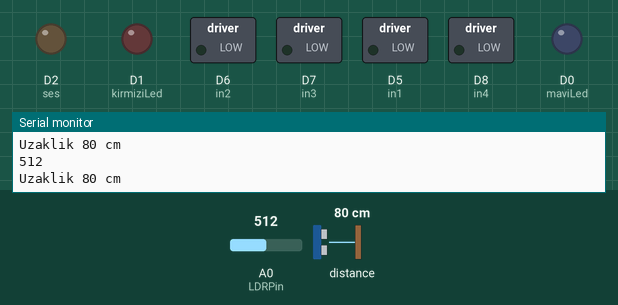
Recording of a sketch running on a simulated ESP8266 (NodeMCU). Parts: switched loads named in the sketch (green lamp = pin HIGH), output pins drawn as LEDs (lit = HIGH), the last lines printed to the serial monitor. Wiring (inferred from the names in the program): ultrasonic range finder: trigger D4; echo D3. The inputs (shaded band) are chosen by the test bench; at power-on: distance to the obstacle 80 cm, A0 (LDRPin) = 512. The echo pulse lasts 58.3 µs per cm; WiFi joins after 1.5 s; servers stay silent unless stated; pins used as bus, display or sensor lines are not drawn.

Above: at 3.0 s.
3.1 s: distance to the obstacle set to 54 cm
6.1 s: distance to the obstacle set to 45 cm
At 6.6 s:
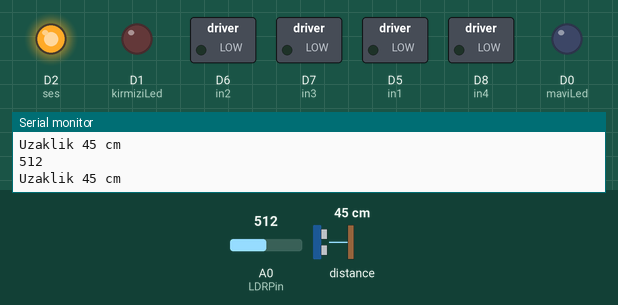
7.6 s: A0 (LDRPin) set to 32
9.1 s: A0 (LDRPin) set to 27
At 10.1 s:
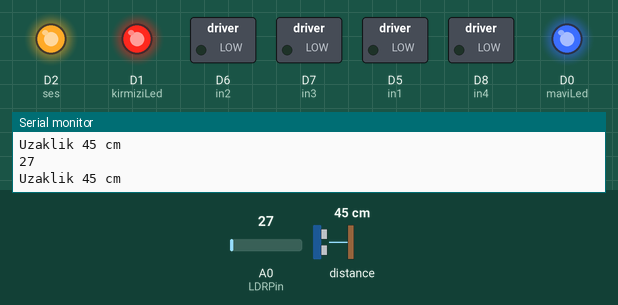
10.6 s: distance to the obstacle set to 60 cm
At 11.4 s:
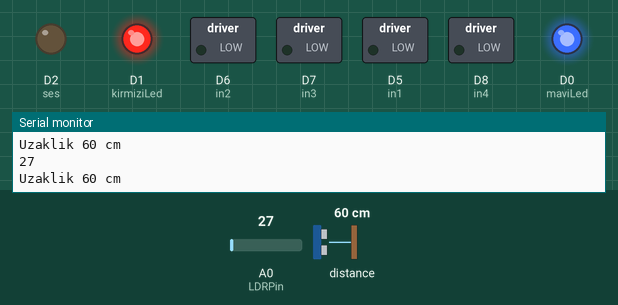
12.1 s: distance to the obstacle set to 2 cm
At 13.1 s:
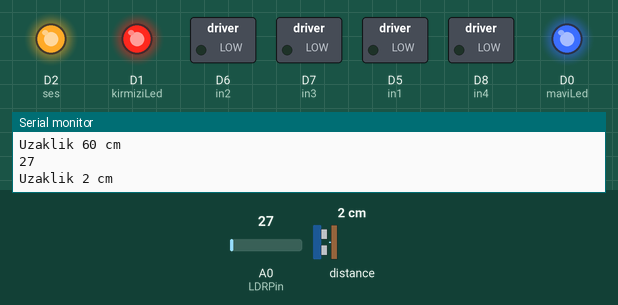
Timing chart, 0 to 14.6 s (numbered marks = the images above; inputs shaded):
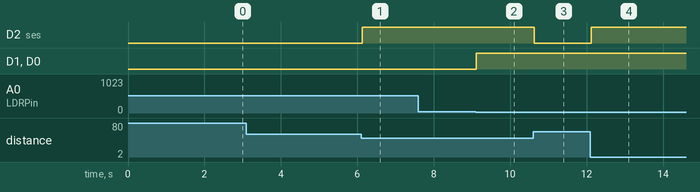

Measured:
- the behaviour switches between 50 and 49 cm on distance to the obstacle (found by bisection; images 0 and 1)
- the behaviour switches between 30 and 29 on A0 (LDRPin) (found by bisection; images 1 and 2)
- after the input at 6.1 s, D2 (ses): LOW → HIGH at once
- after the input at 9.1 s, D1 (kirmiziLed), D0 (maviLed): LOW → HIGH at once
- after the input at 10.6 s, D2 (ses): HIGH → LOW at once
- after the input at 12.1 s, D2 (ses): LOW → HIGH at once

The sketch:

Proje.ino
```cpp
#define BLYNK_PRINT Serial
#include <ESP8266WiFi.h>
#include <BlynkSimpleEsp8266.h>
#include <HCSR04.h>

const int in1 = D5;     // Motor sürücümüze bağladığımız pinleri tanımlıyoruz
const int in2 = D6;
const int in3 = D7;
const int in4 = D8;

 WidgetLED on_far(V2);
 WidgetLED arka_far(V3);
 WidgetLED carpisma_uyarisi(V4);
 WidgetLED otomatik_frenleme(V5);


int LDRPin = A0;

int ses = D2;
int maviLed = D0;
int kirmiziLed = D1;


int trigPin =2;
int echoPin =0;

long zaman;
long mesafe;


char auth[] = "3yQ_jBtdAkEOuaG9bkYjcmlr-LGKT7tk";
char ssid[] = "";
char pass[] = "";

int minRange = 312;
int maxRange = 712;


void moveControl(int x, int y)
{
//Ileri
    if(y >= maxRange && x >= minRange && x<= maxRange)
    {
           // motor 1
           digitalWrite(in1, HIGH);
           digitalWrite(in2,  LOW);
           // motor 2
           digitalWrite(in3, HIGH);
           digitalWrite(in4,  LOW);

    }
//Geri
    if(y <= minRange && x >= minRange && x <= maxRange)
    {
            // motor 1
      digitalWrite(in1, LOW);
      digitalWrite(in2,  HIGH);
       // motor 2
      digitalWrite(in3, LOW);
      digitalWrite(in4,  HIGH);

       digitalWrite(kirmiziLed, HIGH);


    }

    //Haraket etme
    if(y < maxRange && y > minRange && x < maxRange && x > minRange)
    {
         digitalWrite(in1,  LOW);
         digitalWrite(in2,  LOW);
         digitalWrite(in3,  LOW);
         digitalWrite(in4,  LOW);

         digitalWrite(kirmiziLed, LOW);


    }

//Sağ
    if(x >= maxRange && y >= minRange && y<= maxRange)
    {
          digitalWrite(in1, HIGH);
          digitalWrite(in2,  LOW);

          digitalWrite(in3, LOW);
          digitalWrite(in4,  LOW);

    }
//Sol
    if(x <= minRange && y >= minRange && y <= maxRange)
    {
          digitalWrite(in1, LOW);
          digitalWrite(in2,  LOW);

          digitalWrite(in3, HIGH);
          digitalWrite(in4,  LOW);
    }
}


void setup()
{

    Serial.begin(9600);
    Blynk.begin(auth, ssid, pass);
    pinMode(in1, OUTPUT);  //Tüm pinlerden güç çıkışı olacağı için OUTPUT olarak ayarladık.
    pinMode(in2, OUTPUT);
    pinMode(in3, OUTPUT);
    pinMode(in4, OUTPUT);

    pinMode(maviLed, OUTPUT);
    pinMode(kirmiziLed, OUTPUT);

    pinMode(trigPin, OUTPUT);
    pinMode(echoPin,INPUT);

     pinMode(ses, OUTPUT);
}


void loop()
{
  int isik_siddeti = analogRead(LDRPin);
  Serial.println(isik_siddeti);

 if(isik_siddeti<30)
 {
     digitalWrite(maviLed, HIGH);
     digitalWrite(kirmiziLed, HIGH);

     on_far.on();
     arka_far.on();

 }
 else
 {
   if (digitalRead(maviLed) == HIGH && digitalRead(kirmiziLed) == HIGH){
      digitalWrite(maviLed, LOW);
      digitalWrite(kirmiziLed, LOW);
      on_far.off();
      arka_far.off();
   }


 }

  digitalWrite(trigPin, LOW);
  delayMicroseconds(5);
  digitalWrite(trigPin, HIGH);
  delayMicroseconds(10);
  digitalWrite(trigPin, LOW);
  zaman = pulseIn(echoPin, HIGH);
  mesafe= (zaman /29.1)/2;
  Serial.print("Uzaklik ");
  Serial.print(mesafe);
  Serial.println(" cm");
  Blynk.virtualWrite(V6,mesafe);
  if (mesafe<50 && mesafe>0){
     digitalWrite(ses, HIGH);
    carpisma_uyarisi.on();
    if (mesafe <40){
      otomatik_frenleme.on();
         digitalWrite(in1,  LOW);
         digitalWrite(in2,  LOW);
         digitalWrite(in3,  LOW);
         digitalWrite(in4,  LOW);

         delay(10000);

      }else {
        otomatik_frenleme.off();
     }

  }else {
     digitalWrite(ses, LOW);
     carpisma_uyarisi.off();
     otomatik_frenleme.off();
  }


    Blynk.run();
}

BLYNK_WRITE(V1)
{
       int x = param[0].asInt();
       int y = param[1].asInt();
       moveControl(x,y);

}
```
